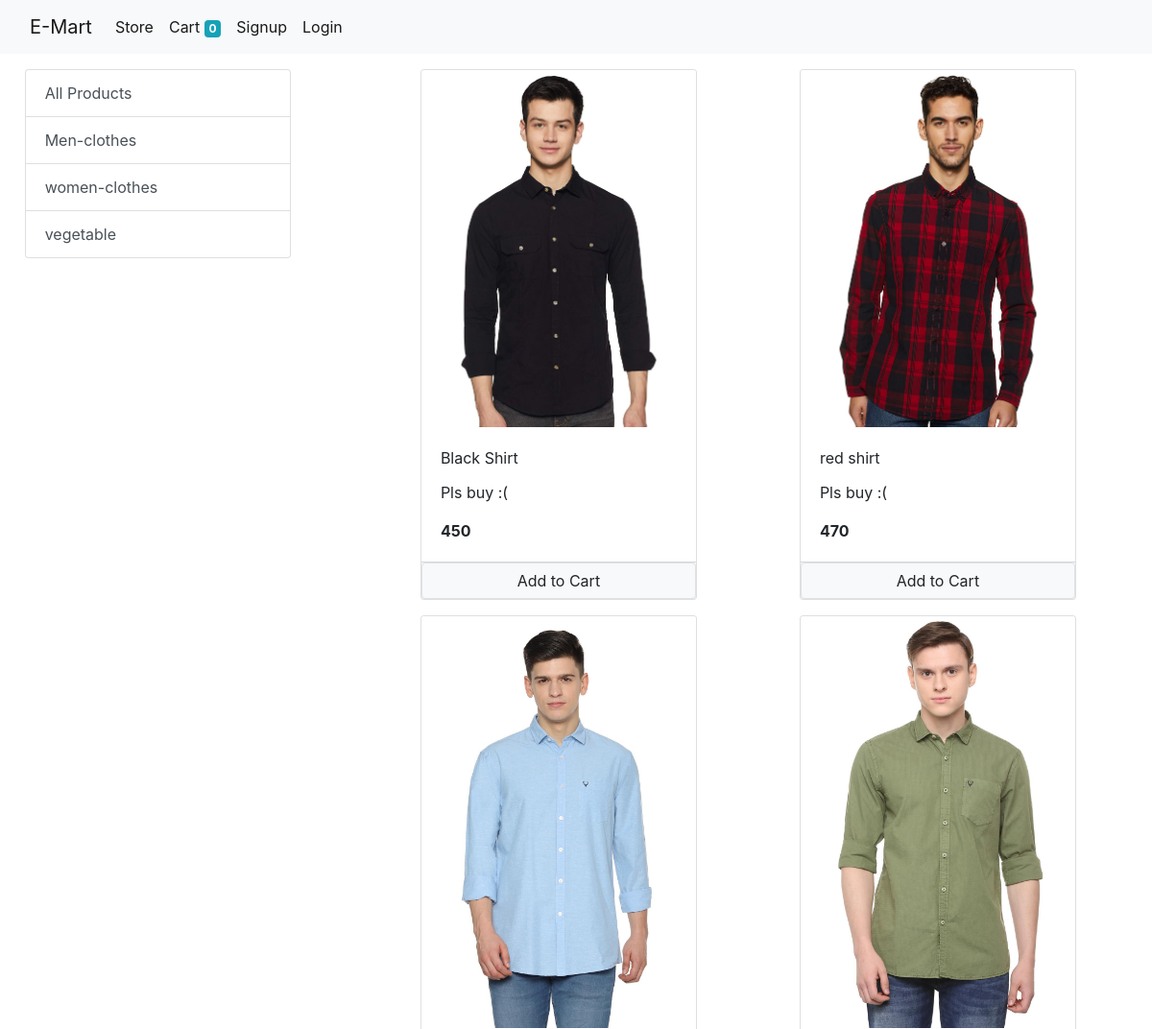
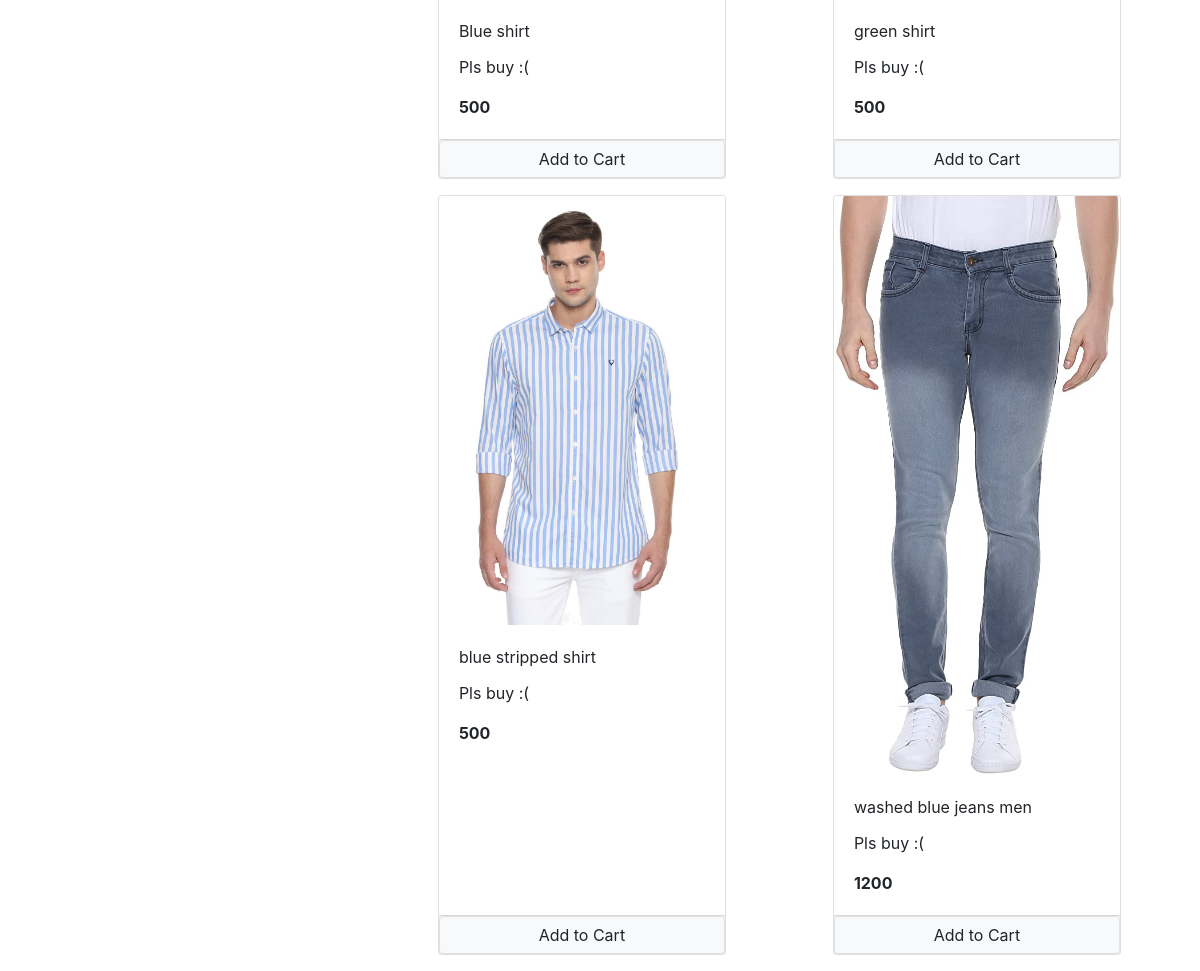
/?category=1, run on the app's committed database (2 pictures, top to bottom).
### store/models/category.py (models this page shows, shortened)
class Category(models.Model):
    name= models.CharField(max_length=20)
    @staticmethod
    def get_all_categories():
        return Category.objects.all()

### store/models/product.py (models this page shows, shortened)
class Product(models.Model):
    name = models.CharField(max_length=50)
    price = models.IntegerField(default=0)
    category = models.ForeignKey(Category, on_delete=models.CASCADE, default=1)
    description= models.CharField(max_length=200, default="", null=True, blank=True)
    image = models.ImageField(upload_to="upload/products/")
    @staticmethod
    def get_all_products_by_categoryid(category_id):
        if category_id:
            return Product.objects.filter(category = category_id)
        else:
            return Product.get_all_products()

### store/views/home.py (the view, shortened to what this page needs)
# urls.py: path('', home.Index.as_view(), name="homepage"),
class Index(View):
    def get(self, request):
        cart = request.session.get('cart')
        if not cart:
            request.session.cart = {}
        products = None
        categories = Category.get_all_categories()
        CategoryID = request.GET.get('category')
        if CategoryID:
            products = Product.get_all_products_by_categoryid(CategoryID)
        else:
            products= Product.get_all_products()
        data = {}
        data['products']= products
        data['categories'] = categories
        print('you are : ',request.session.get('email'))
        return render(request, 'index.html', data)

### store/templatetags/cart.py (called while the page is built)
@register.filter(name = 'is_in_cart')
def is_in_cart(product,cart):
    keys = cart.keys()
    for id in keys:
        if int(id) == product.id:
            return True
    return False

### store/templates/index.html (shortened to what this page needs)
{% extends 'base.html' %}
{% block content %}
{% load cart %}
    <div class="conatiner-fluid mt-3">
      <div class="row">
          <div class="col-lg-3 mx-auto">
            <div class="list-group">
              <a href="/" class="list-group-item
              list-group-item-action ">All Products</a>
              {% for category in categories %}
              <a href="/?category={{category.id}}" class="list-group-item
              list-group-item-action ">{{category.name}}</a>
              {% endfor %}
            </div>
          </div>
        <div id='products' class="col-lg-8 mx-auto">
          <div class="row mx-auto">
            {%for product in products %}
            <div class="card mx-auto mb-3"  style="width: 18rem;">
                <img class="card-img-top" src="{{product.image.url}}" alt="Card image cap">
                <div class="card-body">
                  <p class="card-title">{{product.name}}</p>
                  <p class="card-text">{{product.description}}</p>
                  <p class="card-text"><b>{{product.price}}</b></p>
                </div>
                <div class="card-footer p-0 no-gutters">
                  {% if product|is_in_cart:request.session.cart %}
                  <div class="row no-gutters" >
                    <form action="/#{{product.id}}" class="col-2" method="POST">
                      {% csrf_token %}
                      <input hidden type="text" name ="product" value="{{product.id}}">
                      <input type="submit" value=" - " class=" btn
                        btn-block btn-secondary">
                      <input hidden type="text" name ="remove" value="True">
                     </form>
                    <div class="text-center col">{{product|cart_quantity:request.session.cart}} in cart</div>
                   <form action="/#{{product.id}}" class="col-2" method="POST">
                    {% csrf_token %}
                    <input hidden type="text" name ="product" value="{{product.id}}">
                    <input type="submit" value=" + " class=" btn
                      btn-block btn-secondary">
                   </form>
                  </div>
                  {% else  %}
                  <form action = "/" method="POST" class="btn-block">
                    <input type ="submit" class="float-right btn-block btn btn-light
                    border form-control" value="Add to Cart">
                  </form>
                  {% endif %}
                </div>
            </div>
            {% endfor %}
          </div>
        </div>
      </div>
    </div>
{%endblock content%}

### data on the page
Category: name "Men-clothes"
Category: name "women-clothes"
Category: name "vegetable"
Product: image (picture), name "Black Shirt", description "Pls buy :(", price "450"
Product: image (picture), name "red shirt", description "Pls buy :(", price "470"
Product: image (picture), name "Blue shirt", description "Pls buy :(", price "500"
Product: image (picture), name "green shirt", description "Pls buy :(", price "500"
Product: image (picture), name "blue stripped shirt", description "Pls buy :(", price "500"
Product: image (picture), name "washed blue jeans men", description "Pls buy :(", price "1200"

### other printed values
{{ request.session.cart.keys|length }} "0"
